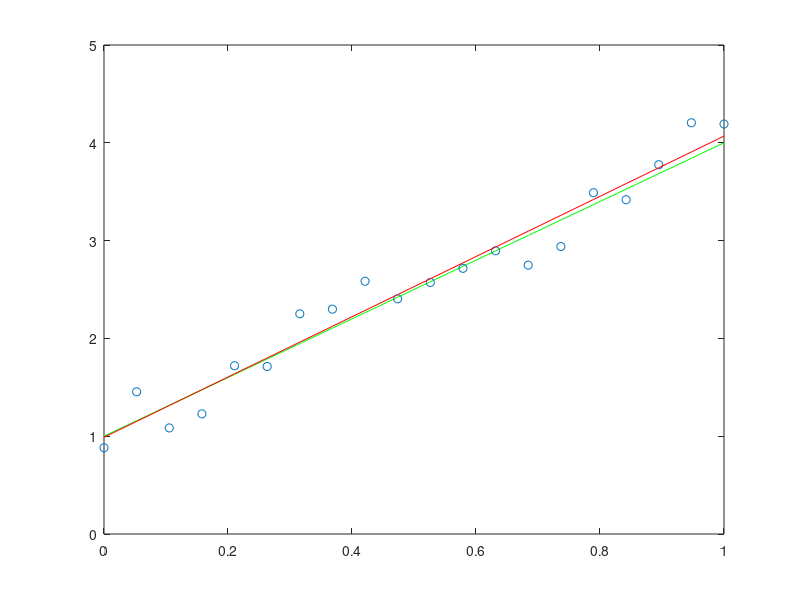

MATLAB code to generate this figure:
N=20;
x=linspace(0,1,N);
y_real=1+3*x;

noise_mean=0;
noise_var=0.2;
noise=normrnd(noise_mean,noise_var,1,N);

y_measure=y_real+noise;


plot(x,y_real,'g');
axis([0 1 0 5]);
hold on
plot(x,y_measure,'o');

%initial theta
theta=[0,0];

%learning rate
alpha=0.001;

%theta_threshold
theta_thres=0.01;

count=0;

while 1
    
    %calculate the mean square
%     sum_square=0;
%     for i=1:N
%         h=theta(1)+theta(2)*x(i);
%         sum_square=sum_square+(y_measure(i)-h)^2;
%     end
%     mean_square=sum_square/N;
%     %disp(mean_square);
%     if mean_square<mean_square_thres
%         break;
%     end
    
    delta=[0,0];
    for i=1:N
        h=theta(1)+theta(2)*x(i);
        delta(1)=delta(1)+(y_measure(i)-h);
        delta(2)=delta(2)+(y_measure(i)-h)*x(i);
    end
    if delta(1)<theta_thres && delta(2)<theta_thres
        break;
    end
    %disp(delta);
    theta=theta+alpha*delta;
    %disp(count);
    %disp(theta);
end

disp(theta);
y_hypo=theta(1)+theta(2)*x;
plot(x,y_hypo,'r');
hold off
